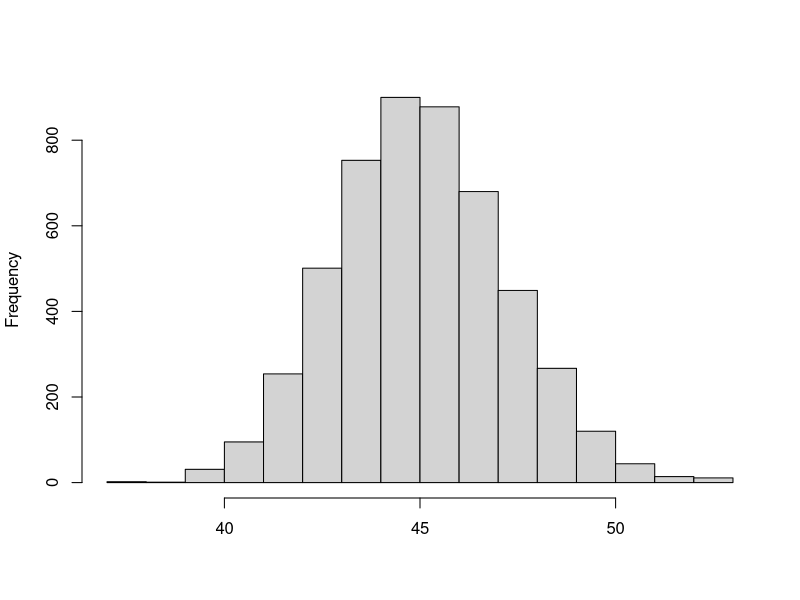
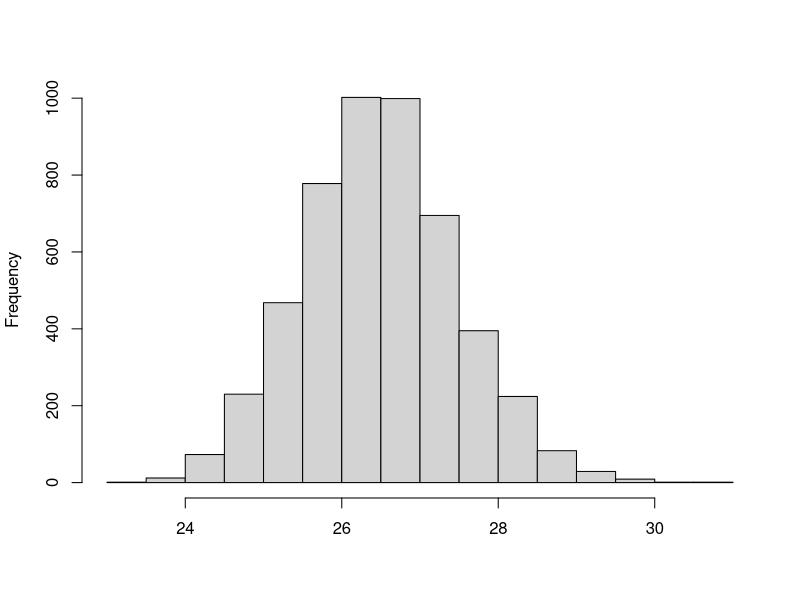

Generate these figures, in order, with R:
# CODE1001
rm(list=ls()) # CLEAR WORKSPACE
set.seed(123)

nindiv <- 2000
nmark <- 150
nsamples <- nindiv*nmark
# GENERATE COVARIATE MATRIX FROM BINOMIAL DISTRIBUTION
X<-matrix(nrow=nindiv,ncol=nmark,
          rbinom(n=nsamples,size=2,p=.5))
#########################################################
# CHOOSE VALUE FOR MEAN mu 
mu <- 10
# CHOOSE VALUE FOR ENVIRONMENTAL VARIANCE ves
ves<-20
b<-matrix(data=0.0,nrow=nmark,ncol=1) # b from operational model

et<- rnorm(nindiv,mean=0,sd=sqrt(ves))
b <- rnorm(nmark,mean=0,sd=2)
y <- mu + X %*%b + et
train <- sample(1:nrow(X),floor(0.5*nrow(X)))
Xt <- X[train,]
yt <- y[train]
Xv <- X[-train,]
yv <- y[-train]
Zt <- cbind(1,Xt)
Zv <- cbind(1,Xv)
##################################################
#####   coefficient matrix LHSt, rhs & solution solt
RHSt <- crossprod(Zt,yt)
LHSt <- crossprod(Zt)
solt <- solve(LHSt,RHSt)
e <- yt-Zt%*%solt
##################################################
rep <- 5000 # NUMBER OF DRAWS USING COMPOSITION
ystartrain <- matrix(data=NA,nrow=length(yt),ncol=1)
ystarval <- matrix(data=NA,nrow=length(yt),ncol=1)

resMSE <- matrix(data=NA,nrow=rep,ncol=3)
res <- matrix(data=NA,nrow=rep,ncol=(nmark+2))

scale <- sum(e^2)
Cinv <- solve(LHSt)
ch <- chol(Cinv)
ptm<-proc.time()

for (i in 1:rep){
  #  print(i)
  df <- length(yt)-nmark-2 
  # DRAW RESIDUAL VARIANCE
  varstar <- scale/rchisq(1,df)
  resid <- rnorm(length(solt),0,1)
  # DRAW LOCATION PARAMETERS
  bstar <- solt + t(ch)%*% resid*sqrt(varstar) 
  ystartrain <- Zt%*%bstar + 
    rnorm(length(ystartrain),0,sd=sqrt(varstar))
  # # DRAW VALIDATING DATA  
  ystarval <- Zv%*%bstar + 
    rnorm(length(ystarval),0,sd=sqrt(varstar)) 
  msevalystar <- mean((ystarval-yv)^2) # MSE_3
  msetrainystar <- mean((ystartrain-yt)^2)
  msevalbstar <- mean((Zv%*%bstar-yv)^2) # MSE_2
  resMSE[i,] <- c(msetrainystar,msevalystar,msevalbstar)
  res[i,] <- c(varstar,bstar)
}
proc.time()-ptm
av <- apply(res,2,mean)
bstarhat <- av[2:(nmark+2)]
ystarhatval <- Zv%*%bstarhat
mse_1 <- mean((ystarhatval-yv)^2) # POINT PREDICTOR
mserrors <- apply(resMSE,2,mean)
mse_2 <- mserrors[3]
mse_3 <- mserrors[2]
ci_2 <- quantile(resMSE[,3],c(0.025,0.975))
ci_3 <- quantile(resMSE[,2],c(0.025,0.975))
#ci_2

hist(resMSE[,2],main=NA,xlab=NA)

hist(resMSE[,3],main=NA,xlab=NA)
